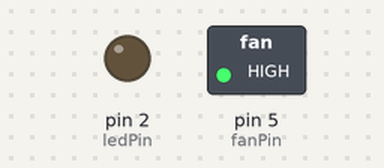
The sketch below on a simulated Arduino Uno, built with avr-gcc and run on an emulated ATmega328P. Shown: switched loads named in the sketch (green lamp = pin HIGH), output pins drawn as LEDs (lit = HIGH).

Above: at 0.05 s.
Timing chart, 0 to 3.0 s (numbered marks = the images above):
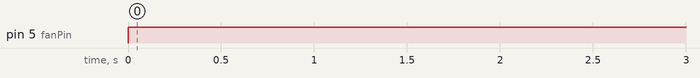

Measured:
- by itself, pin 5 (fanPin): LOW → HIGH at 0.00 s

The sketch:

fan2.ino
```cpp
const int fanPin=5;
const int ledPin=2;
void setup() {
  // put your setup code here, to run once:
pinMode(fanPin,OUTPUT);
pinMode(ledPin,OUTPUT);
}

void loop() {
  // put your main code here, to run repeatedly:
digitalWrite (fanPin,HIGH);
digitalWrite (ledPin,LOW);
delay(1000);
digitalWrite (fanPin,LOW);
digitalWrite (ledPin,HIGH);

}
```
